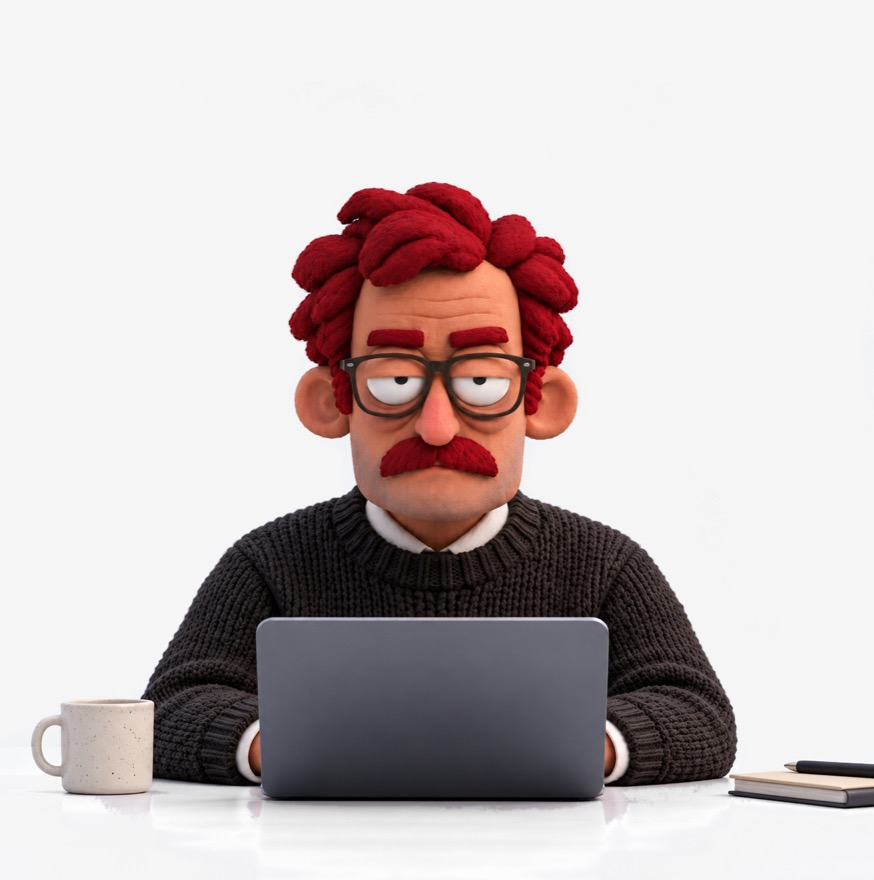
#> input picture mobile/scripts/frank-with-book.jpg, 874 x 880 px
$ python frank_clean.py
#> lines starting #> are read from the running program, lines starting #| are printed output that depends on the picture; after the words box and inside, x2 and y2 are one past the last pixel; in counts of white or black regions, pixels touching at a corner belong together
#!/usr/bin/env python3
"""Takes the notebook and pen off Frank's desk (bottom right of his picture).

scripts/frank-with-book.jpg is the picture as drawn; this writes assets/frank.jpg without them. The book is everything in BOX
that isn't the flat background, except his sleeve: near it, only light pixels (the book's tan cover, the desk) count, never the
dark knit. Each pixel under the book is filled down its column, from the clean desk above it to the clean desk below; next to his
sleeve it eases in from the desk on its left, so the soft shadow under his arm carries on instead of stopping in a hard line.
The edge is feathered a pixel so there's no seam.

Run from mobile/: python3 scripts/frank_clean.py   (needs Pillow)
"""
from pathlib import Path

from PIL import Image, ImageFilter

ROOT = Path(__file__).resolve().parent.parent
SRC = ROOT / "scripts" / "frank-with-book.jpg"
OUT = ROOT / "assets" / "frank.jpg"

BOX = (724, 750, 873, 818)  # left, top, right (last column), bottom: the book, the pen and the book's shadow
SLEEVE = (742, 786)          # left of this column and above this row, the dark pixels are his sleeve, not the book
BG = 245                     # the flat background
OFF = 8                      # further from BG than this is something drawn
EASE = 14                    # columns over which a fill next to his sleeve eases from the desk on its left
WIDTH = 874                  # the picture's width
SPREAD = 8                  # columns either side averaged for each column's ends


def near(px, m, x: int, y: int, way: int, spread: int = SPREAD) -> tuple:
    """The clean desk at (x, y), averaged over the columns either side and a few rows further out (away from the book), so
    single pixels' grain doesn't streak down a whole column. Skips anything under the book and anything dark (his sleeve)."""
    got = []
    for dy in range(3):
        for dx in range(-spread, spread + 1):
            xx, yy = x + dx, y + way * dy
            if 0 <= xx < WIDTH and not m[xx, yy]:
                p = px[xx, yy]
                if sum(p) / 3 > 200:
                    got.append(p)
    if not got:
        return px[x, y]
    return tuple(sum(p[i] for p in got) / len(got) for i in range(3))


def main() -> None:
    im = Image.open(SRC).convert("RGB")
#> im is the input picture: PIL image 874x880 RGB; mean R, G, B 199, 189.3, 189.4
    px = im.load()
    l, t, r, b = BOX
    lum = lambda p: (p[0] + p[1] + p[2]) / 3

    mask = Image.new("L", im.size, 0)
#> mask: PIL image 874x880 L; every value is 0
    m = mask.load()
    for y in range(t, b + 1):
        for x in range(l, r + 1):
            v = lum(px[x, y])
            if abs(v - BG) <= OFF:
                continue
            if x < SLEEVE[0] and y < SLEEVE[1] and v < 120:
                continue  # his sleeve
            m[x, y] = 255
    mask = mask.filter(ImageFilter.MaxFilter(5))  # a little past the book's soft edge
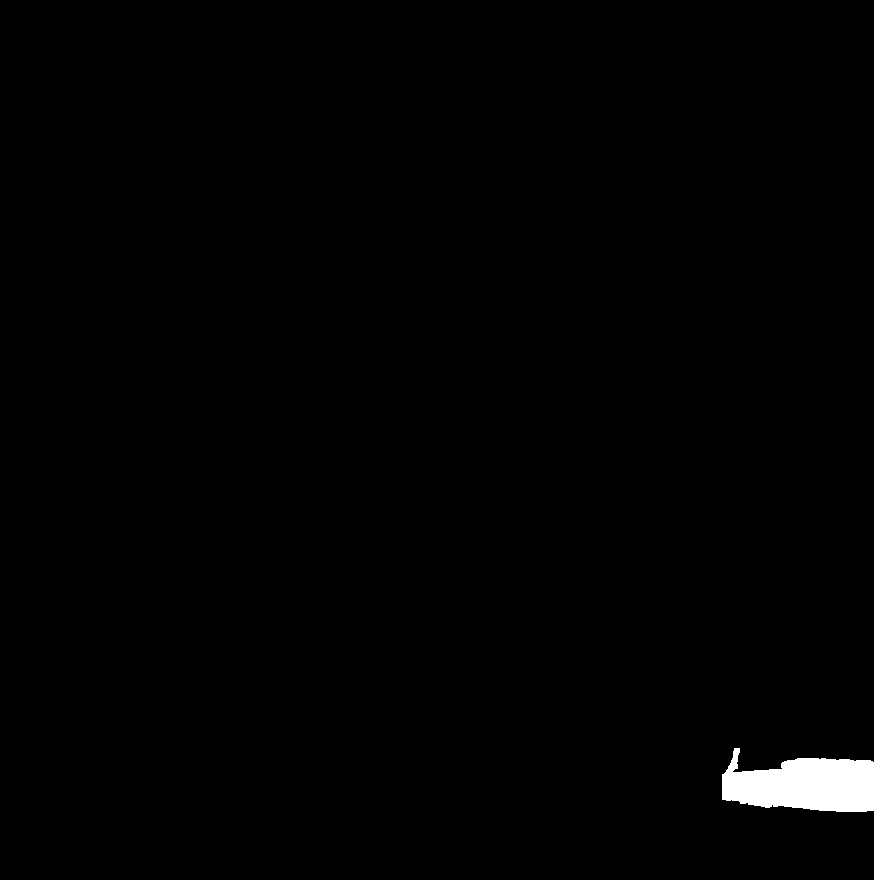
#> mask: PIL image 874x880 L; 0.89% white; 1 white region, box (x1, y1, x2, y2) and area: (722, 748, 874, 812) 6882
    m = mask.load()

    out = im.copy()
    o = out.load()
    for x in range(l, r + 1):
        rows = [y for y in range(t - 2, b + 3) if m[x, y]]
        if not rows:
            continue
        top, bot = rows[0] - 1, rows[-1] + 1
        a, c = near(px, m, x, top, -1), near(px, m, x, bot, 1)
        if lum(a) < 200:
            a = c  # above is his sleeve: use the desk below
        for y in rows:
            k = (y - top) / (bot - top)
            fill = [a[i] + (c[i] - a[i]) * k for i in range(3)]
            # next to his sleeve, ease in from the desk on the left of the book, row by row
            left = l - 1
            while left > 0 and m[left, y]:
                left -= 1
            d = x - left
            if d < EASE and lum(px[left, y]) > 120:
                w = 1 - d / EASE
                fill = [fill[i] * (1 - w) + px[left, y][i] * w for i in range(3)]
            o[x, y] = tuple(round(v) for v in fill)
#> this loop made 150 passes
#> (top, bot, c) on passes 1, 3, 4, 5: (772, 800, (244.1, 244.1, 244.1)), (769, 801, (245, 245, 245)), (768, 801, (245.3, 245.3, 245.3)), (765, 801, (245.7, 245.7, 245.7))
#> (top, bot, c) on passes 2, 6, 7, 8, 9, 10: (771, 800, (244.2, 244.2, 244.2)), (764, 801, (246.2, 246.2, 246.2)), (762, 801, (246.8, 246.8, 246.8)), (759, 800, (246.9, 246.9, 246.9)), (757, 801, (247.5, 247.5, 247.5)), (750, 801, (247.7, 247.7, 247.7))

    soft = mask.filter(ImageFilter.GaussianBlur(1))
    Image.composite(out, im, soft).save(OUT, quality=95)
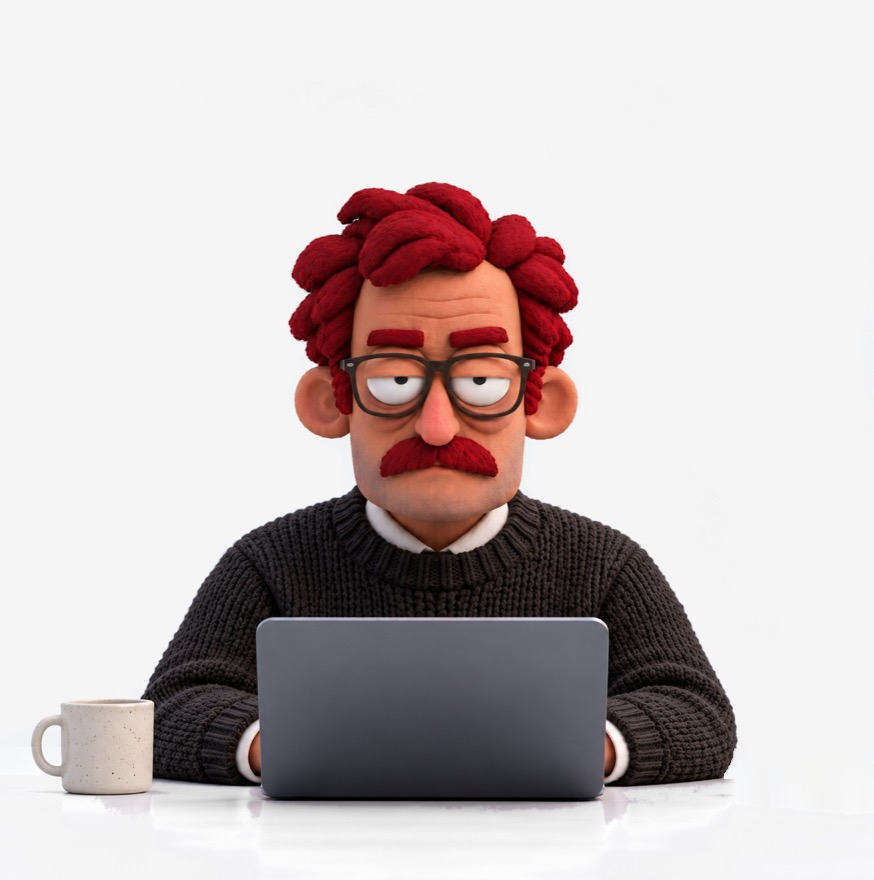
#> saved as frank.jpg: PIL image 874x880 RGB; mean R, G, B 199.9, 190.2, 190.3
    print(f"saved {OUT.relative_to(ROOT)}")


if __name__ == "__main__":
    main()
